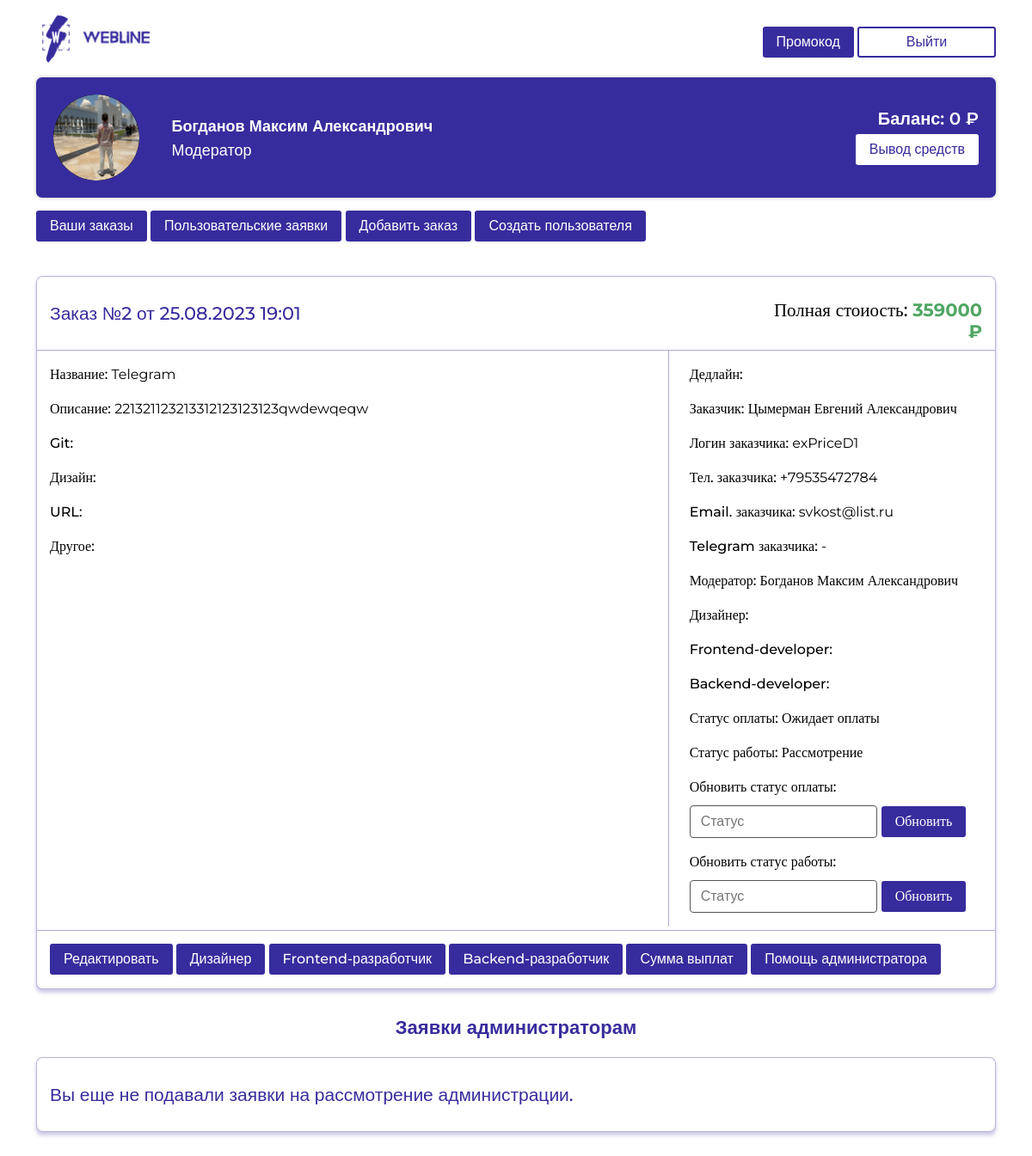
/orders/2 (signed in), run on the app's committed database.
### models.py (models this page shows, shortened)
class Users(db.Model, UserMixin):
    id = db.Column(db.Integer, primary_key=True)
    login = db.Column(db.String(64), unique=True)
    username = db.Column(db.String(200))
    password = db.Column(db.String(512), nullable=True)
    role = db.Column(db.String(100))
    email = db.Column(db.String(128))
    phone = db.Column(db.String(128))
    telegram = db.Column(db.String(128))
    other = db.Column(db.String(512))
    balance = db.Column(db.String(128))
    used_promocodes = db.Column(db.String(10000))
    def __repr__(self):
        return f"<users {self.id}>"

class Orders(db.Model):
    id = db.Column(db.Integer, primary_key=True)
    client_id = db.Column(db.Integer())
    title = db.Column(db.String(500), unique=True)
    description = db.Column(db.String(15000), nullable=True)
    price = db.Column(db.String(50))
    status = db.Column(db.String(300))
    payment_status = db.Column(db.String(300))
    deadline = db.Column(db.String(50))
    date = db.Column(db.String(50))
    url = db.Column(db.String(50))
    git = db.Column(db.String(50))
    figma = db.Column(db.String(50))
    other = db.Column(db.String(5000))
    moderator_id = db.Column(db.Integer())
    design_id = db.Column(db.Integer())
    frontend_id = db.Column(db.Integer())
    backend_id = db.Column(db.Integer())
    admin_payment = db.Column(db.String(50))
    moderator_payment = db.Column(db.String(50))
    designer_payment = db.Column(db.String(50))
    frontend_payment = db.Column(db.String(50))
    backend_payment = db.Column(db.String(50))

### main.py (the view)
@application.route('/orders/<id>')
@login_required
def detailed(id):
    moderator = False
    design = False
    frontend_developer = False
    backend_developer = False
    order = Orders.query.filter_by(id=id).first()
    client = Users.query.filter_by(login=order.client_id).first()
    designers_list = []
    frontend_developers_list = []
    backend_developers_list = []
    moderator_requests = list(reversed(ModeratorRequests.query.filter_by(order_id=id).all()))
    if order:
        if order.moderator_id:
            moderator = Users.query.filter_by(id=int(order.moderator_id)).first()
        if order.design_id:
            design = Users.query.filter_by(id=int(order.design_id)).first()
        if order.frontend_id:
            frontend_developer = Users.query.filter_by(id=int(order.frontend_id)).first()
        if order.backend_id:
            backend_developer = Users.query.filter_by(id=int(order.backend_id)).first()
        designers_list = Users.query.filter_by(role='Дизайнер').all()
        designers_list.extend(Users.query.filter_by(role='Моушн-дизайнер').all())
        frontend_developers_list = Users.query.filter_by(role='Frontend-developer').all()
        backend_developers_list = Users.query.filter_by(role='Backend-developer').all()
        fullstack_developers_list = Users.query.filter_by(role='Fullstack-developer').all()
        frontend_developers_list.extend(fullstack_developers_list)
        backend_developers_list.extend(fullstack_developers_list)
        print(frontend_developers_list)
    return render_template(
        'order_details.html',
        order=order,
        user=current_user,
        moderator=moderator,
        design=design,
        frontend_developer=frontend_developer,
        backend_developer=backend_developer,
        client=client,
        frontend_developers_list=frontend_developers_list,
        backend_developers_list=backend_developers_list,
        designers_list=designers_list,
        moderator_requests=moderator_requests
    )

### templates/order_details.html (shortened to what this page needs)
{% extends 'base.html' %}
{% block content %}
<div class="container mt-3 pb-5">
        <div class="row">
            <div class="col-12" style="padding-right: 0;padding-left: 0;">
                <div class="zakaz mt-4">
                    <div class="zakaz_head">
                    <div class="row">
                        <div class="col-md-9">
                            <h2>Заказ №{{ order.id }} от {{ order.date }}</h2>
                        </div>
                        <div class="col-md-3 text_align_left_mobile">
                            {% if user.role == 'Заказчик'%}
                            <h3>Цена: <span style="color: #50A663; font-weight: 700;">{{ order.price }} ₽</span></h3>
                            {% elif user.role == 'Модератор' or user.role == 'Администратор' %}
                            <h3>Полная стоиость: <span style="color: #50A663; font-weight: 700;">{{ order.price }} ₽</span></h3>
                            {% elif user.role == 'Backend-developer' or user.role == 'Frontend-developer' or user.role == 'Fullstack-developer' %}
                            <h3>Оплата: <span style="color: #50A663; font-weight: 700;">{{ (order.price|int * 0.7)|int }} ₽</span></h3>
                            {% endif %}
                        </div>
                    </div>
                </div>
                <div class="row">
                    <div class="col-md-8 zakaz_con">
                        <div class="row" style="height: 100%;">
                            <div class="col-md-11">
                                <div class="zakaz_cont pb-3">
                            <h4>Название: </h4>
                        <span>{{ order.title }}</span> <br>
                        <h4>Описание: </h4>
                        <span>{{ order.description }}</span><br>
                        <h4>Git: </h4><a href="{{ order.git }}" target="_blank"> {{ order.git }}</a><br>
                        <h4>Дизайн: </h4><a href="{{ order.figma }}" target="_blank"> {{ order.figma }}</a><br>
                        <h4>URL: </h4><a href="{{ order.url }}" target="_blank"> {{ order.url }}</a><br>
                        <h4>Другое: </h4>
                        </div>
                            </div>
                            <div class="col-1 d-md-block d-none" style="text-align: right;">
                            </div>
                        </div>
                    </div>
                    <div class="col-md-4 zakaz_con pl-md-0 pb-3 zakaz_mob_cont">
                        <h4>Дедлайн: </h4><br>
                        {% if user.role == 'Модератор' or user.role == 'Администратор' %}
                        <h4>Заказчик:</h4><span> {{ client.username }}</span><br>
                        <h4>Логин заказчика:</h4><span> {{ client.login }}</span><br>
                        <h4>Тел. заказчика:</h4><span> {{ client.phone }}</span><br>
                        <h4>Email. заказчика:</h4><span> {{ client.email }}</span><br>
                        <h4>Telegram заказчика:</h4><span> {{ client.telegram }}</span><br>
                        {% endif %}
                        <h4>Модератор: </h4><span> {{ moderator.username }}</span><br>
                        <h4>Дизайнер: </h4><br>
                        <h4>Frontend-developer: </h4><br>
                        <h4>Backend-developer: </h4><br>
                        <h4>Статус оплаты: </h4><span id="payment_status_html"> {{ order.payment_status }}</span><br>
                        <h4>Статус работы: </h4><span id="work_status_html"> {{ order.status }}</span><br>
                        {% if user.role != 'Заказчик' %}
                        {% if user.role == 'Модератор' or user.role == 'Администратор' %}
                        <form id="update_payment_status">
                            <h4>Обновить статус оплаты: </h4><br>
                            <input id="payment_status" type="text" placeholder="Статус"><button type="submit">Обновить</button>
                        </form>
                        {% endif %}
                        <form id="update_work_status">
                            <h4>Обновить статус работы: </h4><br>
                            <input id="work_status" type="text" placeholder="Статус"><button type="submit">Обновить</button>
                        </form>
                        {% endif %}
                    </div>
                </div>
                <div style="text-align: left; border-top: 1px solid rgba(55, 44, 157, 0.40); padding-left: 15px;" class="mt-1 pb-3 pl-3">
                    {% if user.role != 'Заказчик' %}
                    <a href="/orders/edit/{{ order.id }}" style="text-align: right;">
                        <button class="personal_area_under_btn">Редактировать</button>
                    </a>
                    {% endif %}
                    {% if user.role == 'Модератор' or user.role == 'Администратор' %}
                    <a data-bs-toggle="modal" data-bs-target="#modal-callback-executor">
                        <button class="personal_area_under_btn" onclick="openModal('Designer')">Дизайнер</button>
                    </a>
                    <a data-bs-toggle="modal" data-bs-target="#modal-callback-executor">
                        <button class="personal_area_under_btn" onclick="openModal('Frontend-developer')">Frontend-разработчик</button>
                    </a>
                    <a data-bs-toggle="modal" data-bs-target="#modal-callback-executor">
                        <button class="personal_area_under_btn" onclick="openModal('Backend-developer')">Backend-разработчик</button>
                    </a>
                    <a data-bs-toggle="modal" data-bs-target="#modal-callback-payments">
                        <button class="personal_area_under_btn">Сумма выплат</button>
                    </a>
                    {% if user.role == 'Модератор' %}
                    <a data-bs-toggle="modal" data-bs-target="#modal-callback-dialog">
                        <button class="personal_area_under_btn">Помощь администратора</button>
                    </a>
                    {% endif %}
                    {% endif %}
                </div>
            </div>
                {% if user.role == 'Модератор' %}
                <h1 class="zakazs_h1">Заявки администраторам</h1>
                {% if moderator_requests %}
                {% for requests in moderator_requests %}
                <div class="zakaz mt-4 active" id="request_{{ requests.id }}">
                    <div class="zakaz_head zakaz_head1">
                        <div class="row">
                            <div class="col-9">
                                <h2 class="zakazs_h2">Заявка №{{ requests.id }} от {{ requests.date }}. Заказ №{{ requests.order_id }}</h2>
                            </div>
                        </div>
                    </div>
                    <div class="row">
                        <div class="col-12">
                            <div class="zakaz_cont" style="padding-bottom: 15px;">
                                <h4>Модератор:</h4><span> {{ requests.moderator_name }}</span><br>
                                <h4>Статус:</h4><span> {{ requests.status }}</span><br>
                                <h4>Комментарий модератора: </h4><span> {{ requests.comment }}</span>
                            </div>
                            {% if requests.admin_id %}
                            <div class="zakaz_cont" style="border-top: 1px solid rgba(55, 44, 157, 0.40);padding-bottom: 15px;">
                                <h4>Рассмотренно администратором:</h4><span> {{ requests.admin_name }}</span><br>
                                <h4>Ответ администратора:</h4><span> {{ requests.admin_comment }}</span><br>
                                <h4>Дата ответа:</h4><span> {{ requests.answer_date }}</span>
                            </div>
                            {% endif %}
                        </div>
                    </div>
                </div>
                {% endfor %}
                {% else %}
                <div class="zakaz mt-4">
                    <div class="zakaz_head zakaz_head1">
                        <div class="row">
                            <div class="col-9">
                                <h2>Вы еще не подавали заявки на рассмотрение администрации.</h2>
                            </div>
                        </div>
                    </div>
                </div>
                {% endif %}
                {% endif %}
            </div>
        </div>
    </div>
{% endblock %}

### templates/base.html (shortened to what this page needs)
<!doctype html>
<html lang="ru">
<head>
    <link href="https://cdn.jsdelivr.net/npm/bootstrap@5.2.3/dist/css/bootstrap.min.css" rel="stylesheet">
    <link rel="stylesheet" href="{{url_for('static', filename='css/style.css')}}" />
</head>
<header>
    <div class="container pt-3">
        <div class="row">
            <div class="col-md-6 col-4">
                <img src="{{ url_for('static', filename='img/logo.png') }}" alt="" style="width: 138px; height: 58px; max-width: 100%;">
            </div>
            <div class="col-md-6 col-8" style="text-align: right;">
                <a data-bs-toggle="modal" data-bs-target="#modal-callback">
                    <button class="personal_area_under_btn">Промокод</button>
                </a>
                <a href="/logout">
                    <button class="head_btn">Выйти</button>
                </a>
            </div>
        </div>
    </div>
</header>
<body>
    <div class="container mt-3 pb-5">
        <div class="personal_area">
            <div class="row">
                <div class="col-md-9 col-7">
                    <div class="row">
                        <div class="col-2 d-lg-block d-none">
                            <div class="image-upload">
                                <label for="file-input">
                                    <img src="{{ url_for('static', filename='img/me.png') }}"  class="ava" alt="" style="width: 100px; height: 100px;"/>
                                </label>
                            </div>
                        </div>
                        <div class="col-10">
                            <h3>{{ user.username }}</h3>
                            <h4>{{ user.role }}</h4>
                        </div>
                    </div>
                </div>
                <div class="col-md-3 col-5 text_center_mobile">
                    <h5 id="balance">Баланс: {{ user.balance }} ₽</h5>
                    <a href="/withdrawal">
                         <button>Вывод средств</button>
                    </a>
                </div>
            </div>
        </div>
        {% if user.role != 'Администратор' %}
        <a href="/orders" style="text-align: right; text-decoration: none;">
            <button class="personal_area_under_btn">Ваши заказы</button>
        </a>
        {% endif %}
        {% if user.role == 'Модератор' %}
        <a href="/requests" style="text-align: right; text-decoration: none;">
            <button class="personal_area_under_btn">Пользовательские заявки</button>
        </a>
        {% endif %}
        {% if user.role == 'Модератор' or user.role == 'Администратор' %}
        <a href="/orders/add" style="text-align: right; text-decoration: none;">
            <button class="personal_area_under_btn">Добавить заказ</button>
        </a>
        <a href="/create_user" style="text-align: right; text-decoration: none;">
            <button class="personal_area_under_btn">Создать пользователя</button>
        </a>
        {% endif  %}
        {% block content -%}
        {% endblock -%}
    </div>
</body>

### data on the page
Users: username "Богданов Максим Александрович", role "Модератор", balance "0"
Orders: id "2", date "25.08.2023 19:01", price "359000", title "Telegram", description "221321123213312123123123qwdewqeqw", payment_status "Ожидает оплаты", status "Рассмотрение"
Users: username "Цымерман Евгений Александрович", login "exPriceD1", phone "+79535472784", email "svkost@list.ru", telegram "-"
